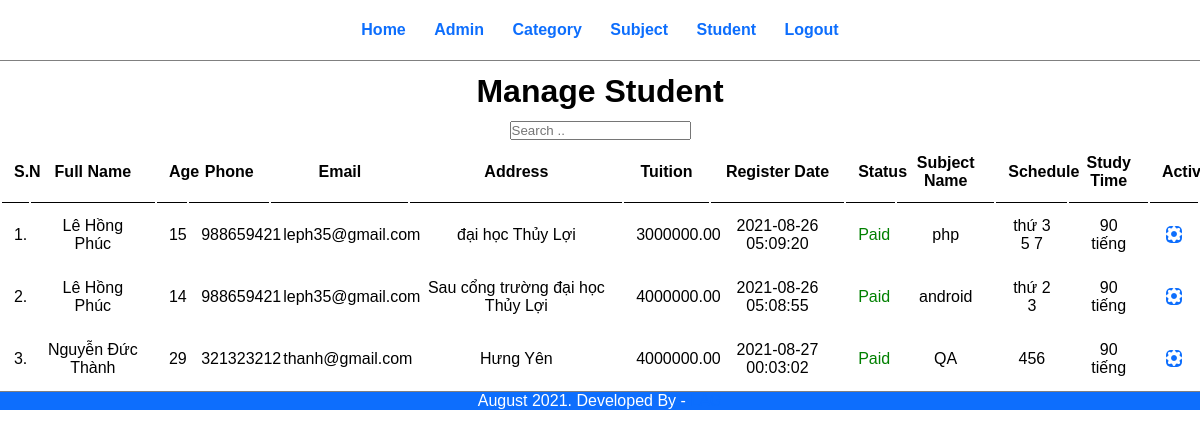
The app's page /admin/manage-student.php (signed in) with its own data.
### tables this page shows
CREATE TABLE `tbl_student` (
  `id` int(10) UNSIGNED NOT NULL,
  `full_name` varchar(50) NOT NULL,
  `age` int(10) UNSIGNED NOT NULL,
  `number` int(11) NOT NULL,
  `email` varchar(50) NOT NULL,
  `address` varchar(50) NOT NULL,
  `register_date` timestamp NOT NULL DEFAULT current_timestamp() ON UPDATE current_timestamp(),
  `status` varchar(50) NOT NULL,
  `subject_name` varchar(50) NOT NULL
);

CREATE TABLE `tbl_subject` (
  `id` int(10) UNSIGNED NOT NULL,
  `subject` varchar(50) NOT NULL,
  `image` varchar(200) NOT NULL,
  `tuition` decimal(10,2) NOT NULL,
  `schedule` varchar(50) NOT NULL,
  `study_time` varchar(50) NOT NULL,
  `category_id` int(10) UNSIGNED NOT NULL
);

### admin/manage-student.php (the view, shortened to what this page needs)
<?php include('partials/menu.php'); ?>
<div class="container-fluid ">
    <div class="text-center menu ">
        <h1>Manage Student</h1>
                   <form action="" class=" d-flex justify-content-center col-md-3 " method="POST">
                <input type="search" class="" name="search" placeholder="Search .." >
             </form>
                <table class="tbl-full text-center">
                    <tr>
                        <th class="text-center">S.N</th>
                        <th class="text-center">Full Name</th>
                        <th class="text-center">Age</th>
                        <th class="text-center">Phone</th>
                        <th class="text-center">Email</th>
                        <th class="text-center">Address</th>
                        <th class="text-center">Tuition</th>
                        <th class="text-center">Register Date</th>
                        <th class="text-center">Status</th>
                        <th class="text-center">Subject Name</th>
                        <th class="text-center">Schedule</th>
                        <th class="text-center">Study Time</th>
                        <th class="">Active</th>
                    </tr>
                    <tbody class="danhsach">
                    <?php
                        $sql = "SELECT * FROM  tbl_subject AS SU, tbl_student AS ST WHERE ST.subject_name = SU.subject  ";
                        $res = mysqli_query($conn, $sql);
                        $count = mysqli_num_rows($res);
                        $sn = 1;
                        if($count>0)
                        {
                            while($row=mysqli_fetch_assoc($res))
                            {
                                $id = $row['id'];
                                $full_name = $row['full_name'];
                                $age = $row['age'];
                                $number = $row['number'];
                                $email = $row['email'];
                                $address = $row['address'];
                                $tuition = $row['tuition'];
                                $register_date = $row['register_date'];
                                $status = $row['status'];
                                $subject_name = $row['subject_name'];
                                $schedule = $row['schedule'];
                                $study_time = $row['study_time'];
                                ?>
                                    <tr>
                                        <td><?php echo $sn++; ?>. </td>
                                        <td><?php echo $full_name; ?></td>
                                        <td><?php echo $age; ?></td>
                                        <td><?php echo $number; ?></td>
                                        <td><?php echo $email; ?></td>
                                        <td><?php echo $address; ?></td>
                                        <td><?php echo $tuition; ?></td>
                                        <td><?php echo $register_date; ?></td>
                                        <td>
                                            <?php
                                                if($status=="Ordered")
                                                {
                                                    echo "<label>$status</label>";
                                                }
                                                elseif($status=="Paid")
                                                {
                                                    echo "<label style='color: green;'>$status</label>";
                                                }
                                                elseif($status=="Cancelled")
                                                {
                                                    echo "<label style='color: red;'>$status</label>";
                                                }
                                            ?>
                                        </td>
                                        <td><?php echo $subject_name; ?></td>
                                        <td><?php echo $schedule; ?></td>
                                        <td><?php echo $study_time; ?></td>
                                        <td>
                                            <a href="<?php echo SITEURL; ?>admin/update-student.php?id=<?php echo $id; ?>" class="btn btn-primary"><i class="bi bi-gear-fill"></i></a>
                                        </td>
                                    </tr>
                                <?php
                            }
                        }
                        else
                        {
                            echo "<tr><td colspan='12' class='error'>Student not Available</td></tr>";
                        }
                    ?>
                    </tbody>
                </table>
    </div>
</div>
<?php include('partials/footer.php'); ?>

### admin/partials/menu.php (shortened to what this page needs)
<html>
    <head>
         <link rel="stylesheet" href="https://cdn.jsdelivr.net/npm/bootstrap-icons@1.3.0/font/bootstrap-icons.css">
        <link rel="stylesheet" href="../css/admin.css">
        <link rel="stylesheet" href="../css/style.css">
    </head>
    <body>
        <div class="menu text-center">
            <div class="wrapper">
                <ul>
                    <li><a href="index.php">Home</a></li>
                    <li><a href="manage-admin.php">Admin</a></li>
                    <li><a href="manage-category.php">Category</a></li>
                    <li><a href="manage-subject.php">Subject</a></li>
                    <li><a href="manage-student.php">Student</a></li>
                    <li><a href="logout.php">Logout</a></li>
                </ul>
            </div>
        </div>

### admin/partials/footer.php (shortened to what this page needs)
<div class="footer">
            <div class="wrapper">
                <p class="text-center"> August 2021. Developed By - <a href="#">LAG</a></p>
            </div>
        </div>
    </body>
</html>

### css/admin.css (style rules this page uses)
* { margin: 0; padding: 0; font-family: Arial, Helvetica, sans-serif; }
.text-center { text-align: center; }
.tbl-full { width: 100%; }
table tr th { border-bottom: 1px solid black; padding: 1%; text-align: left; }
table tr td { padding: 1%; }
.btn-primary { background-color: #1e90ff; padding: 1%; color: white; text-decoration: none; font-weight: bold; }
.menu { border-bottom: 1px solid grey; }
.menu ul { list-style-type: none; }
.menu ul li { display: inline; padding: 1%; }
.menu ul li a { text-decoration: none; font-weight: bold; }
.footer { background-color: #0d6efd; color: white; }

### css/style.css (style rules this page uses)
* { margin: 0 0; padding: 0 0; font-family: Arial, Helvetica, sans-serif; }
.text-center { text-align: center; }
a { color: #0d6efd; text-decoration: none; }
.btn { padding: 1%; border: none; font-size: 1rem; border-radius: 5px; }
.btn-primary { background-color: #0d6efd; color: white; cursor: pointer; }
.menu { line-height: 60px; }
.menu ul { list-style-type: none; }
.menu ul li { display: inline; padding: 1%; font-weight: bold; }

### records on screen
tbl_student: full_name "Lê Hồng Phúc", age "15", number "988659421", email "leph35@gmail.com", address "đại học Thủy Lợi", tbl_subject.tuition "3000000.00", register_date "2021-08-26 05:09:20", status "Paid", subject_name "php", tbl_subject.schedule "thứ 3 5 7", tbl_subject.study_time "90 tiếng"
tbl_student: full_name "Lê Hồng Phúc", age "14", number "988659421", email "leph35@gmail.com", address "Sau cổng trường đại học Thủy Lợi", tbl_subject.tuition "4000000.00", register_date "2021-08-26 05:08:55", status "Paid", subject_name "android", tbl_subject.schedule "thứ 2 3", tbl_subject.study_time "90 tiếng"
tbl_student: full_name "Nguyễn Đức Thành", age "29", number "321323212", email "thanh@gmail.com", address "Hưng Yên", tbl_subject.tuition "4000000.00", register_date "2021-08-27 00:03:02", status "Paid", subject_name "QA", tbl_subject.schedule "456", tbl_subject.study_time "90 tiếng"
